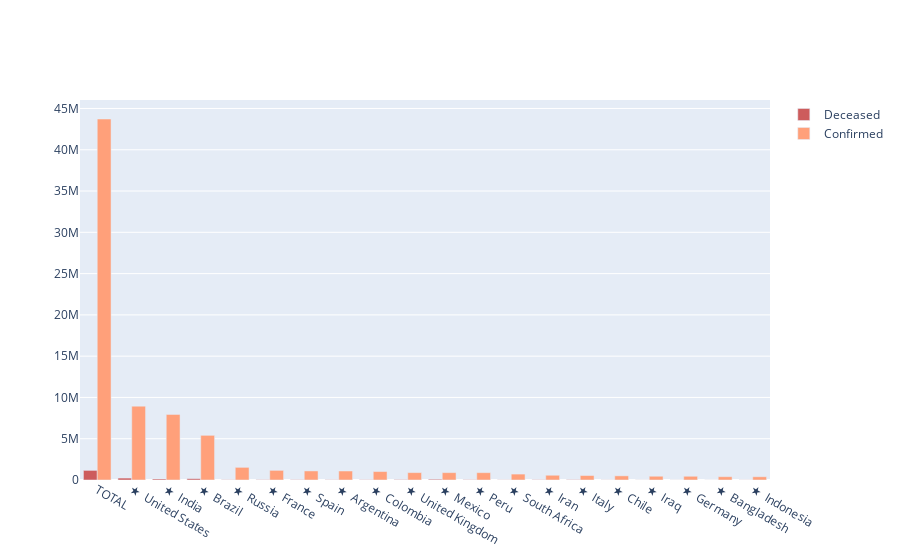

Write notebook code for a chart like this one.
### Markdown cell above
#### Lets visualize the death toll in relation to total confirmed case

### Code cell
# lets visualize the death toll based on total confirmed case

import plotly.graph_objects as go


# for grouped barplot using Deceased numbers per country and total number of cases per country.

fig = go.Figure(data = [
go.Bar(
    x = world_df['Name'],
    y = world_df["Deceased"].head(20),
    name = "Deceased",
    marker_color = "indianred"
),
go.Bar(
    x = world_df['Name'],
    y = world_df['Confirmed'].head(20),
    name = 'Confirmed',
    marker_color = "lightsalmon"
)
])

# Here we modify the tickangle of the xaxis, resulting in rotated labels.
fig.update_layout(barmode='group')
fig.show()

### Figure 1 — Plotly figure (JSON) as saved in the notebook; plotly's stock layout.template omitted (floating-point values rounded to 4 significant figures; data arrays with more than 128 entries replaced by an {"elided": "..."} marker saying what was removed)
{"data": [{"marker": {"color": "indianred"}, "name": "Deceased", "type": "bar", "x": {"elided": "217 str values"}, "y": [1163424, 230906, 119534, 157397, 26269, 35018, 35031, 28896, 30348, 44998, 88924, 34149, 19008, 32953, 37479, 14003, 10671, 10181, 5818, 13411]}, {"marker": {"color": "lightsalmon"}, "name": "Confirmed", "type": "bar", "x": {"elided": "217 str values"}, "y": [43725289, 8946413, 7945777, 5409854, 1531224, 1165278, 1098320, 1090589, 1025052, 894690, 891160, 888715, 716759, 574856, 542789, 503598, 455398, 450167, 400251, 392934]}], "layout": {"autosize": true, "barmode": "group", "xaxis": {"autorange": true, "range": [-0.5, 19.5], "type": "category"}, "yaxis": {"autorange": true, "range": [0, 46026620], "type": "linear"}}}
